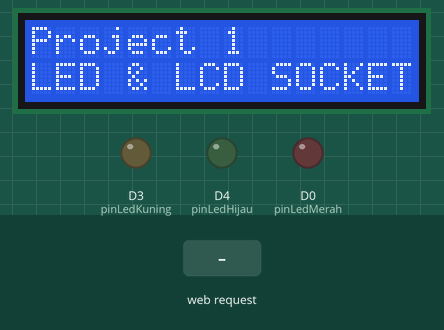
The sketch below on a simulated ESP8266 (NodeMCU). Shown: 16×2 character LCD, output pins drawn as LEDs (lit = HIGH). The inputs (shaded band) are chosen by the test bench. WiFi joins after 1.5 s; servers stay silent unless stated; what the sketch prints to the serial monitor is not drawn.

Above: at 2.2 s.
6.4 s: HTTP request GET /Merah received
8.3 s: HTTP request GET /Kuning received
10.2 s: HTTP request GET /Hijau received
Timing chart, 0 to 13.2 s (numbered marks = the images above; inputs shaded):
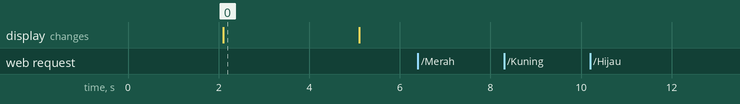

The sketch:

Project_Socket_1.ino
```cpp
/* ------------------------------------------------------------
 * Project: Socket 1, Author: doditsuprianto@polinema.ac.id
 * Kontrol LED dan menampilkan pesan ke LCD
 * berdasarkan instruksi dari C#.Net ke NodeMCU melalui socket
 *-------------------------------------------------------------*/

/*----------------------------------------------------------------------------------------------
 *  Skenario:
 *  - NodeMCU dihubungkan ke Access Point Network
 *  - Secara network NodeMCU bertindak sebagai station
 *  - Secara Socket NodeMCU bertindak sebagai server (listening)
 *  - NodeMCU menghidupkan atau mematikan 3 LED berdasarkan instruksi yang diterima dari socket
 *  - NodeMCU menampilkan pesan string ke LCD yang diterima dari socket
 *  - String data bersifat serialize delimiter yang harus di split segement-nya mengacu tanda '#'
 *----------------------------------------------------------------------------------------------*/

#include <ESP8266WiFi.h>
#include <Wire.h>
#include <LiquidCrystal_I2C.h>
#include <SimpleDHT.h>

// Mendefinisikan alamat pin
#define pinLedMerah   D0
#define pinLedKuning  D3
#define pinLedHijau   D4
#define pinDHT        10

int port = 1020;  //Port number
WiFiServer server(port);

//Koneksi ke network Wifi AccessPoint
const char *ssid = "node";
const char *password = "10tkj123";

//constructor object LCD  I2C
LiquidCrystal_I2C lcd(0x27, 16, 2);

//constructor object sensor dht11
SimpleDHT11 dht11(pinDHT);

//membuat karakter derajat custom
//https://maxpromer.github.io/LCD-Character-Creator/
byte derajat[] = {
  B01110,
  B10001,
  B10001,
  B10001,
  B01110,
  B00000,
  B00000,
  B00000
};

void setup() {
  Serial.begin(9600);

  pinMode(pinLedMerah, OUTPUT);
  pinMode(pinLedKuning, OUTPUT);
  pinMode(pinLedHijau, OUTPUT);
  pinMode(pinDHT, INPUT);

  KoneksiAP();

  lcd.init();
  lcd.createChar(0, derajat);
  lcd.backlight();
  lcd.home();
  lcd.setCursor(0, 0);
  lcd.print("Project 1");
  lcd.setCursor(0, 1);
  lcd.print("LED & LCD SOCKET");


  delay(3000);
  lcd.clear();
}

void loop() {
  WiFiClient client = server.available();

  String pesan = "";

  if (client) {
    while (client.connected()) {
      while (client.available() > 0) {
        // Serial.write(client.read());
        // Membaca data dari client yang terhubung
        // Data berupa character yang harus digabungkan menjadi string utuh
        delay(10);
        char c = client.read();
        pesan += String(c);
      }

      Serial.println(pesan);

      // Filter data string yang masuk unutk dilakukan tindakan lanjutan
      if (pesan == "Merah") {
        //LED merah hidup, lainnya mati
        digitalWrite(pinLedMerah, HIGH);
        digitalWrite(pinLedKuning, LOW);
        digitalWrite(pinLedHijau, LOW);
      } else if (pesan == "Kuning") {
        //LED kuning hidup, lainnya mati
        digitalWrite(pinLedMerah, LOW);
        digitalWrite(pinLedKuning, HIGH);
        digitalWrite(pinLedHijau, LOW);
      } else if (pesan == "Hijau") {
        //LED hijau hidup, lainnya mati
        digitalWrite(pinLedMerah, LOW);
        digitalWrite(pinLedKuning, LOW);
        digitalWrite(pinLedHijau, HIGH);
      } else if (getValue(pesan, '#', 0) == "LCD") {
        // Cek apakah kata sebelum penanda "#" pertama adalah "LCD"
        // Jika ya maka potong string sesuai delimiter "#" untuk baris 1 dan baris 2
        // untuk ditampilkan ke LCD I2C
        lcd.clear();
        lcd.setCursor(0, 0);
        lcd.print(getValue(pesan, '#', 1));
        lcd.setCursor(0, 1);
        lcd.print(getValue(pesan, '#', 2));
      }
    }
    client.stop(); //koneksi dengan client di putus
  }
}

/*
 * Masih belum digunakan
 */
void KelembabanSuhu() {
  byte temperature = 0;
  byte humidity = 0;
  int err = SimpleDHTErrSuccess;
  if ((err = dht11.read(&temperature, &humidity, NULL)) != SimpleDHTErrSuccess)
  {
    Serial.print("Pembacaan DHT11 gagal, err=");
    Serial.println(err); delay(1000);
    return;
  }

  Serial.print("Sample OK: ");
  Serial.print((int)temperature);
  Serial.print(" *C, ");
  Serial.print((int)humidity);
  Serial.println(" H");

  lcd.clear();
  lcd.setCursor(0, 0);
  lcd.print("Temperatur: " + String((int)temperature));
  lcd.write(0);
  lcd.print("C ");
  lcd.setCursor(0, 1);
  lcd.print("Kelembaban: " + String((int)humidity) + "H");

  delay(1500);
}

/*
 *  Fungsi KoneksiAP() adalah untuk membentuk koneksi jaringan
 *  antara NodeMCU dan Acces Point. NodeMCU berposisi sebagai station.
 *  Ditinjau dari socket, mala pada projek ini NodeMCU bertindak sebagai server
 *  atau me-listening jika ada incoming data dari client
 */
void KoneksiAP() {
  // Konfigurasi WIFI
  WiFi.mode(WIFI_STA);
  WiFi.begin(ssid, password);

  // Menunggu koneksi dengan AP
  Serial.println("Connecting to Wifi");
  while (WiFi.status() != WL_CONNECTED) {
    delay(500);
    Serial.print(".");
    delay(500);
  }

  Serial.println("");
  Serial.print("Connected to ");
  Serial.println(ssid);

  Serial.print("IP address: ");
  Serial.println(WiFi.localIP());

  // Socket listening dimulai
  server.begin();
}

/*  Function getValue() berfungsi mendapatkan nilai string yang diterima.
 *  Data string bersifat serialize yang mengandung penanda/delimiter '#'
 *  yang harus dipisahkan untuk membaca data setiap segment
 *  sebagai acuan triger untuk dieksekusi lebih lanjut.
 */
String getValue(String data, char separator, int index)
{
  // Splitting string diantara penanda karakter "#"
  int found = 0;
  int strIndex[] = {0, -1};
  int maxIndex = data.length() - 2;

  for (int i = 0; i <= maxIndex && found <= index; i++) {
    if (data.charAt(i) == separator || i == maxIndex) {
      found++;
      strIndex[0] = strIndex[1] + 1;
      strIndex[1] = (i == maxIndex) ? i + 1 : i;
    }
  }
  return found > index ? data.substring(strIndex[0], strIndex[1]) : "";
}
```

Measured:
- after the input at 6.4 s, every drawn part: stays the same
- after the input at 8.3 s, every drawn part: stays the same
- after the input at 10.2 s, every drawn part: stays the same
- what the display in image 0 shows lasts 3.0 s, from 2.1 s to 5.1 s
